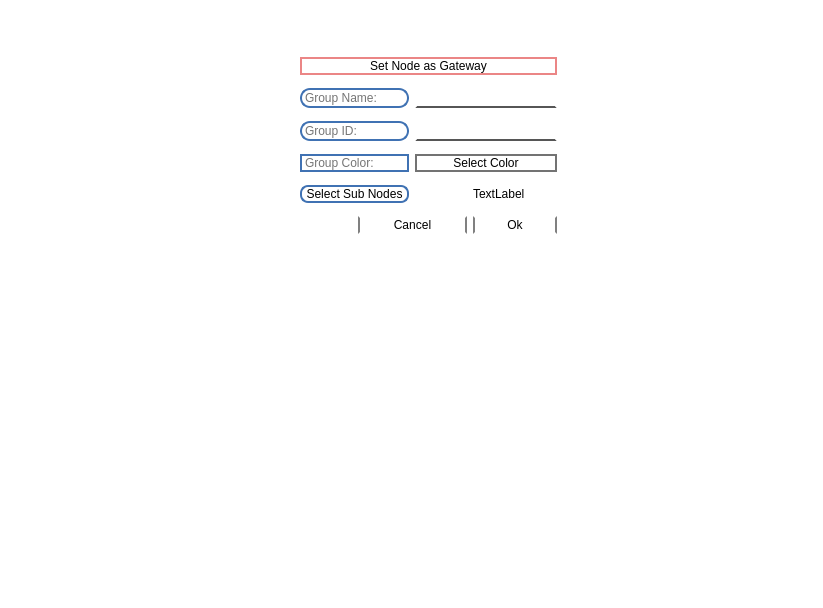
<?xml version="1.0" encoding="UTF-8"?>
<ui version="4.0">
 <class>Form</class>
 <widget class="QWidget" name="Form">
  <property name="geometry">
   <rect>
    <x>0</x>
    <y>0</y>
    <width>823</width>
    <height>608</height>
   </rect>
  </property>
  <property name="windowTitle">
   <string>Form</string>
  </property>
  <property name="styleSheet">
   <string notr="true">background-color: rgb(255, 255, 255);</string>
  </property>
  <widget class="QWidget" name="layoutWidget">
   <property name="geometry">
    <rect>
     <x>300</x>
     <y>50</y>
     <width>257</width>
     <height>193</height>
    </rect>
   </property>
   <layout class="QGridLayout" name="GroupingLayout">
    <item row="0" column="0" colspan="4">
     <widget class="QPushButton" name="SetGatewayNode_button">
      <property name="styleSheet">
       <string notr="true">QPushButton {
	
	
	font: 75 10pt &quot;Bahnschrift Condensed&quot;;
	
    border: 2px solid #8f8f91; min-width: 80px;
	border-color: #EB8686; 
    border-radius: 12px;
}

QPushButton:pressed {
    background-color: qlineargradient(x1: 0, y1: 0, x2: 0, y2: 1,
                                      stop: 0 #FFFFFF, stop: 1 #EB8686);
}

QPushButton:flat {
    border: none; /* no border for a flat push button */
}

QPushButton:default {
    border-color: navy; /* make the default button prominent */
} 
QPushButton:hover{ 
    background-color: #EB8686 

}</string>
      </property>
      <property name="text">
       <string>Set Node as Gateway</string>
      </property>
     </widget>
    </item>
    <item row="1" column="0" colspan="2">
     <widget class="QLabel" name="GroupName">
      <property name="styleSheet">
       <string notr="true">QLabel {
    
    border-radius: 10px;
    color: rgb(117, 117, 117);
	
	
	font: 75 10pt &quot;Bahnschrift Condensed&quot;;
	
    border: 2px solid #8f8f91; min-width: 80px;
	border-color: #4072B3; 
}</string>
      </property>
      <property name="text">
       <string>Group Name:</string>
      </property>
     </widget>
    </item>
    <item row="1" column="2" colspan="2">
     <widget class="QLineEdit" name="GroupName_edit">
      <property name="styleSheet">
       <string notr="true">QLineEdit {
 
    border: 2px solid white;
	border-bottom-color: rgb(86, 86, 86);
    padding: 0 8px;
    
    selection-background-color: darkgray; 
	font: 8pt &quot;Bahnschrift&quot;;

}</string>
      </property>
     </widget>
    </item>
    <item row="2" column="2" colspan="2">
     <widget class="QLineEdit" name="GroupId_edit">
      <property name="styleSheet">
       <string notr="true">
 QLineEdit {
 
    border: 2px solid white;
	border-bottom-color: rgb(86, 86, 86);
    padding: 0 8px;
    
    selection-background-color: darkgray; 
	font: 8pt &quot;Bahnschrift&quot;;

}</string>
      </property>
     </widget>
    </item>
    <item row="3" column="0" colspan="2">
     <widget class="QLabel" name="GroupColor">
      <property name="styleSheet">
       <string notr="true">QLabel {
    
    border-radius: 10px;
    color: rgb(117, 117, 117);
	
	
	font: 75 10pt &quot;Bahnschrift Condensed&quot;;
	
    border: 2px solid #8f8f91; min-width: 80px;
	border-color: #4072B3; 
}</string>
      </property>
      <property name="text">
       <string>Group Color:</string>
      </property>
     </widget>
    </item>
    <item row="3" column="2" colspan="2">
     <widget class="QPushButton" name="SelectColor_button">
      <property name="styleSheet">
       <string notr="true">QPushButton {
	
	
	font: 75 10pt &quot;Bahnschrift Condensed&quot;;
	
    border: 2px solid #8f8f91; min-width: 80px;
	border-color:  rgb(115, 115, 115); 
    border-radius: 12px;
}

QPushButton:pressed {
    background-color: qlineargradient(x1: 0, y1: 0, x2: 0, y2: 1,
                                      stop: 0 #FFFFFF, stop: 1 #EB8686);
}

QPushButton:flat {
    border: none; /* no border for a flat push button */
}

QPushButton:default {
    border-color: navy; /* make the default button prominent */
} 
QPushButton:hover{ 
    
	background-color: rgb(115, 115, 115);

}</string>
      </property>
      <property name="text">
       <string>Select Color</string>
      </property>
     </widget>
    </item>
    <item row="4" column="0" colspan="2">
     <widget class="QPushButton" name="SelectSubNode_button">
      <property name="styleSheet">
       <string notr="true">QPushButton {
	
	
	font: 75 9pt &quot;Bahnschrift Condensed&quot;;
	
	
    border: 2px solid #8f8f91; min-width: 80px;
	border-color: #4072B3; 
    border-radius: 8px;
}

QPushButton:pressed {
    background-color: qlineargradient(x1: 0, y1: 0, x2: 0, y2: 1,
                                      stop: 0 #dadbde, stop: 1 #f6f7fa);
}

QPushButton:flat {
    border: none; /* no border for a flat push button */
}

QPushButton:default {
    border-color: navy; /* make the default button prominent */
}</string>
      </property>
      <property name="text">
       <string>Select Sub Nodes</string>
      </property>
     </widget>
    </item>
    <item row="4" column="3">
     <widget class="QLabel" name="SelectSubNode">
      <property name="text">
       <string>TextLabel</string>
      </property>
     </widget>
    </item>
    <item row="5" column="1" colspan="2">
     <widget class="QPushButton" name="Cancel_button">
      <property name="styleSheet">
       <string notr="true">QPushButton {
	
	
	font: 75 10pt &quot;Bahnschrift Condensed&quot;;
	
	
    border:2px solid black; min-width: 80px;
	border-color: dark gray; 
    border-radius: 25px;
}

QPushButton:hover {
    background-color: qlineargradient(x1: 0, y1: 0, x2: 0, y2: 1,
                                      stop: 0 #dadbde, stop: 1 #f6f7fa);
}

QPushButton:flat {
    border: none; /* no border for a flat push button */
}

QPushButton:default {
    border-color: navy; /* make the default button prominent */
}</string>
      </property>
      <property name="text">
       <string>Cancel</string>
      </property>
     </widget>
    </item>
    <item row="5" column="3">
     <widget class="QPushButton" name="OK_button">
      <property name="styleSheet">
       <string notr="true">QPushButton {
	
	
	font: 75 10pt &quot;Bahnschrift Condensed&quot;;
	
	
    border:2px solid black; min-width: 80px;
	border-color: dark gray; 
    border-radius: 25px;
}

QPushButton:hover {
    background-color: qlineargradient(x1: 0, y1: 0, x2: 0, y2: 1,
                                      stop: 0 #dadbde, stop: 1 #f6f7fa);
}

QPushButton:flat {
    border: none; /* no border for a flat push button */
}

QPushButton:default {
    border-color: navy; /* make the default button prominent */
}</string>
      </property>
      <property name="text">
       <string>Ok</string>
      </property>
     </widget>
    </item>
    <item row="2" column="0" colspan="2">
     <widget class="QLabel" name="GroupID">
      <property name="styleSheet">
       <string notr="true">QLabel {
    
    border-radius: 10px;
    color: rgb(117, 117, 117);
	
	
	font: 75 10pt &quot;Bahnschrift Condensed&quot;;
	
    border: 2px solid #8f8f91; min-width: 80px;
	border-color: #4072B3; 
}</string>
      </property>
      <property name="text">
       <string>Group ID:</string>
      </property>
     </widget>
    </item>
   </layout>
  </widget>
 </widget>
 <resources/>
 <connections/>
</ui>
